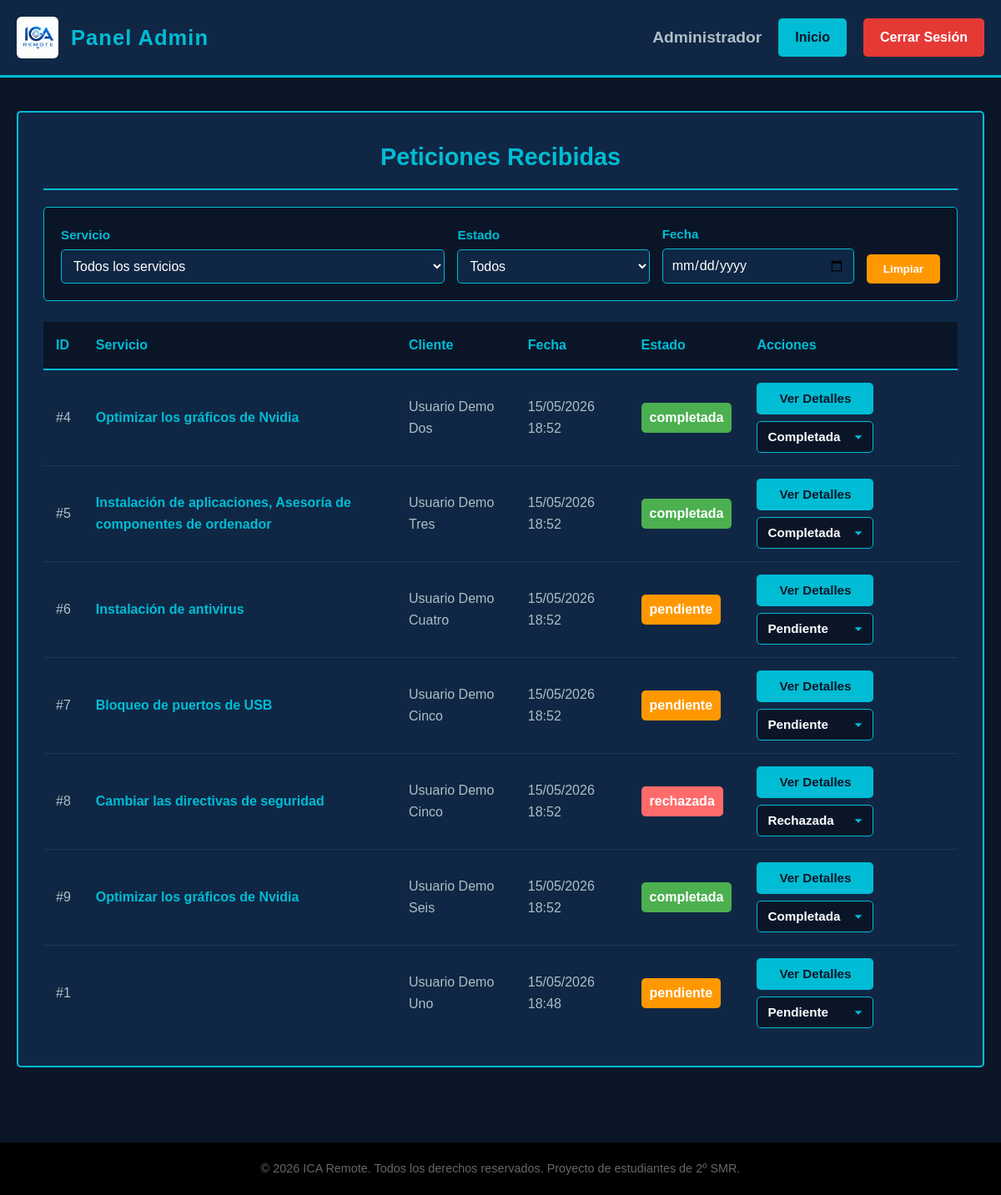
Page /paginas/admin.php (signed in) on the committed database.
### tables this page shows
CREATE TABLE `peticiones` (
  `id` int(11) NOT NULL,
  `id_usuario` int(11) NOT NULL,
  `descripcion` text DEFAULT NULL,
  `estado` enum('pendiente','completada','rechazada') DEFAULT 'pendiente',
  `fecha_peticion` datetime DEFAULT current_timestamp(),
  `fecha_modificacion` datetime DEFAULT current_timestamp() ON UPDATE current_timestamp()
);

CREATE TABLE `usuarios` (
  `id` int(11) NOT NULL,
  `nombre` varchar(100) NOT NULL,
  `email` varchar(100) NOT NULL,
  `password` varchar(255) NOT NULL,
  `numero_anydesk` varchar(255) NOT NULL,
  `rol` enum('admin','user') DEFAULT 'user',
  `fecha_registro` datetime DEFAULT current_timestamp()
);

### paginas/admin.php (the view, shortened to what this page needs)
<?php
include("../php/conexion.php");
?>
<!DOCTYPE html>
<html lang="es">
<head>
    <link rel="stylesheet" href="../css/style.css">
</head>
<body class="pagina-admin">
    <header>
        <div class="header-content">
            <div class="header-titulo">
                <img src="../img/logo.jpg" alt="ICA Remote" class="logo-mini">
                <h1 class="titulo-panel">Panel Admin</h1>
            </div>
            <div class="admin-info">
                <p class="nombre-admin">Administrador</p>
                <a href="Pagina_inicio.php" class="btn-inicio-admin">Inicio</a>
                <a href="../php/logout.php" class="btn-cerrar-sesion">Cerrar Sesión</a>
            </div>
        </div>
    </header>
    <div class="container">
        <div class="tabla-container">
            <h2>Peticiones Recibidas</h2>
             <div class="filtros-container">
                <div class="filtro-grupo">
                    <label for="filtro-servicio">Servicio</label>
                    <select id="filtro-servicio">
                        <option value="">Todos los servicios</option>
                    </select>
                </div>
                <div class="filtro-grupo">
                    <label for="filtro-estado">Estado</label>
                    <select id="filtro-estado">
                        <option value="">Todos</option>
                    </select>
                </div>
                <div class="filtro-grupo">
                    <label for="filtro-fecha">Fecha</label>
                    <input type="date" id="filtro-fecha">
                </div>
                <button class="btn-limpiar" onclick="limpiarFiltro()">Limpiar</button>
            </div>
            <table id="tabla-peticiones">
                <thead>
                    <tr>
                        <th>ID</th>
                        <th>Servicio</th>
                        <th>Cliente</th>
                        <th>Fecha</th>
                        <th>Estado</th>
                        <th>Acciones</th>
                    </tr>
                </thead>
                <tbody>
                <?php
                $sql = "SELECT
                            p.id,
                            u.nombre,
                            u.email,
                            /* Utilizamos AES_DECRYPT con UNHEX para descifrar el número de AnyDesk directamente en la base de datos */
                            AES_DECRYPT(UNHEX(u.numero_anydesk), ?) AS numero_anydesk,
                            p.fecha_peticion,
                            p.estado,
                            p.descripcion,
                            /* Concatenamos todos los servicios de una petición en una sola cadena separada por comas */
                            GROUP_CONCAT(s.nombre SEPARATOR ', ') AS todos_servicios
                        FROM peticiones p
                        JOIN usuarios u ON p.id_usuario = u.id
                        LEFT JOIN peticion_servicios ps ON p.id = ps.id_peticion
                        LEFT JOIN servicios s ON ps.id_servicio = s.id
                        GROUP BY p.id
                        ORDER BY p.fecha_peticion DESC";
                $consulta = $conexion->prepare($sql);
                $consulta->bind_param("s", $clave_aes);
                $consulta->execute();
                $resultado = $consulta->get_result();
                if ($resultado->num_rows > 0) {
                    while($fila = $resultado->fetch_assoc()) {
                        $estado = $fila["estado"];
                        $claseEstado = "estado-" . $estado;
                        $json_peticion = htmlspecialchars(json_encode($fila), ENT_QUOTES, "UTF-8");
                        echo "<tr>
                                <td>#".$fila["id"]."</td>
                                <td><strong style='color:#00bcd4;'>".htmlspecialchars($fila["todos_servicios"] ?? "", ENT_QUOTES, "UTF-8")."</strong></td>
                                <td>".htmlspecialchars($fila["nombre"], ENT_QUOTES, "UTF-8")."</td>
                                <td>".date("d/m/Y H:i", strtotime($fila["fecha_peticion"]))."</td>
                                <td><span class='estado $claseEstado'>".$estado."</span></td>
                                <td>
                                    <div class='acciones-container'>
                                        <button class='btn-accion btn-ver' onclick='abrirModalReal($json_peticion)'>Ver Detalles</button>
                                        <select class='btn-accion select-estado select-$estado' onchange='cambiarEstado(this, ".$fila["id"].")'>
                                            <option value='pendiente' ".($estado=='pendiente'?'selected':'').">Pendiente</option>
                                            <option value='completada' ".($estado=='completada'?'selected':'').">Completada</option>
                                            <option value='rechazada' ".($estado=='rechazada'?'selected':'').">Rechazada</option>
                                        </select>
                                    </div>
                            </td>";
                    }
                } else {
                    echo "<tr><td colspan='6' class='mensaje-vacio'>No hay peticiones pendientes</td></tr>";
                }
                ?>
                </tbody>
            </table>
        </div>
    </div>
    <footer>
        <p>&copy; <?php echo date("Y");?> ICA Remote. Todos los derechos reservados. Proyecto de estudiantes de 2º SMR.</p>
    </footer>
</body>
</html>

### rows in the picture
peticiones: id "4", todos_servicios "Optimizar los gráficos de Nvidia", id_usuario.nombre "Usuario Demo Dos", fecha_peticion "15/05/2026 18:52", estado "completada", estado+id "Completada"
peticiones: id "5", todos_servicios "Instalación de aplicaciones, Asesoría de componentes de ordenador", id_usuario.nombre "Usuario Demo Tres", fecha_peticion "15/05/2026 18:52", estado "completada", estado+id "Completada"
peticiones: id "6", todos_servicios "Instalación de antivirus", id_usuario.nombre "Usuario Demo Cuatro", fecha_peticion "15/05/2026 18:52", estado "pendiente", estado+id "Pendiente"
peticiones: id "7", todos_servicios "Bloqueo de puertos de USB", id_usuario.nombre "Usuario Demo Cinco", fecha_peticion "15/05/2026 18:52", estado "pendiente", estado+id "Pendiente"
peticiones: id "8", todos_servicios "Cambiar las directivas de seguridad", id_usuario.nombre "Usuario Demo Cinco", fecha_peticion "15/05/2026 18:52", estado "rechazada", estado+id "Rechazada"
peticiones: id "9", todos_servicios "Optimizar los gráficos de Nvidia", id_usuario.nombre "Usuario Demo Seis", fecha_peticion "15/05/2026 18:52", estado "completada", estado+id "Completada"
peticiones: id "1", id_usuario.nombre "Usuario Demo Uno", fecha_peticion "15/05/2026 18:48", estado "pendiente", estado+id "Pendiente"
